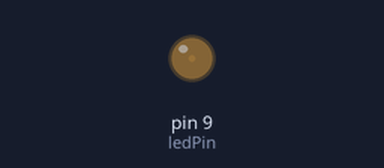
The sketch below on a simulated Arduino Uno, built with avr-gcc and run on an emulated ATmega328P. On the bench: output pins drawn as LEDs (lit = HIGH).

Above: at 0.05 s.
At 1.25 s:
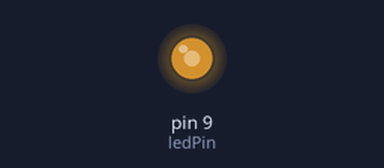
At 1.85 s:
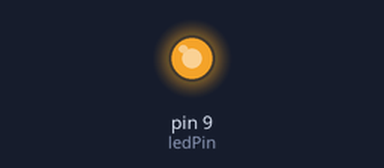
At 3.65 s:
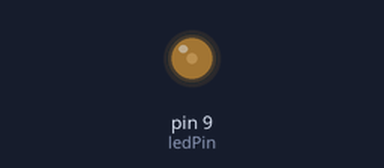
Timing chart, 0 to 5.3 s (numbered marks = the images above):
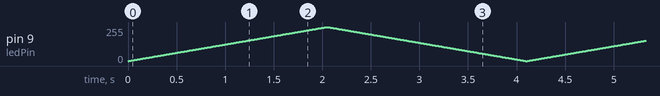

The sketch:

Fading_led_using_for_loop.ino
```cpp
/*
 *
Program to fade an led connected on pin 9 using simple for loop and pwm

*/

int ledPin=9;

void setup() {
  pinMode(ledPin,OUTPUT);

}

void loop() {
 int i,j;

 for(i=0;i<=255;i++) // This loop will increase the intensity of led slowly
 {
    analogWrite(ledPin,i);
    delay(8);

 }

 for(j=255;j>=0;j--) /// This loop will decrease the intensity of led slowly
 {

    analogWrite(ledPin,j);
    delay(8);


 }

}
```
